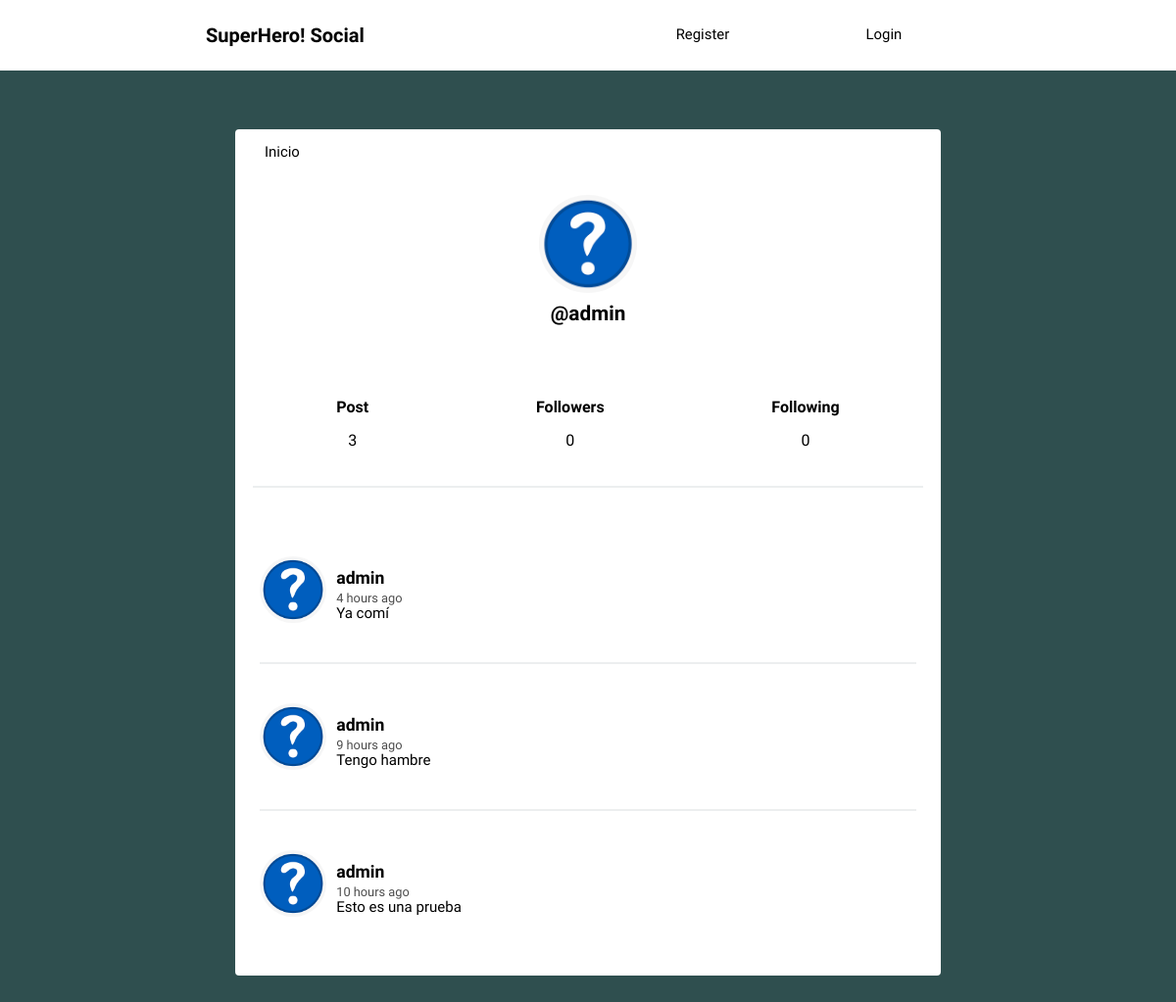
Page /profile/admin/ on the committed database.
### social/models.py (models this page shows, shortened)
class Profile(models.Model):
	user = models.OneToOneField(User, on_delete=models.CASCADE)
	image = models.ImageField(default='nadie.png')
	def following(self):
		user_ids = Relationship.objects.filter(from_user=self.user)\
								.values_list('to_user_id', flat=True)
		return User.objects.filter(id__in=user_ids)
	def followers(self):
		user_ids = Relationship.objects.filter(to_user=self.user)\
								.values_list('from_user_id', flat=True)
		return User.objects.filter(id__in=user_ids)

class Post(models.Model):
    user=models.ForeignKey(User, on_delete=models.CASCADE, related_name='posts')
    created=models.DateTimeField(default=timezone.now)
    content=models.TextField(max_length=300)
    class Meta:
        verbose_name='post'
        ordering=['-created'] #ordena por tiempo en forma decreciente

### social/views.py (the view)
# urls.py: path('profile/', views.profile, name='profile'),
def profile(request, username=None): #le paso de parametro username para modificar la URL
    current_user=request.user #el usuario que pidio la petición
    if username and username != current_user.username:
        user=User.objects.get(username=username)#le digo que busque en la base de datos el username del parametro
        posts=user.posts.all() #traigo todos los posts del user
    else:
        posts=current_user.posts.all()
        user=current_user
    return render(request, 'social/profile.html',{'user':user, 'posts':posts})

### social/templates/social/profile.html (shortened to what this page needs)
{% extends 'social/feed.html' %}
{% block content %}
<div class="profile">
	<img src="{{ user.profile.image.url }}">
	<h2>@{{ user.username }}</h2>
</div>
<div class="follow">
	<div>
		<h5>Post</h5>
		<p>{{user.posts.count}}</p>
	</div>
	<div>
		<h5>Followers</h5>
		<p>{{user.profile.followers.count}}</p>
	</div>
	<div>
		<h5>Following</h5>
		<p>{{user.profile.following.count}}</p>
	</div>
</div>
{{block.super}}
{% endblock %}

### social/templates/social/feed.html (shortened to what this page needs)
{% extends 'social/layout.html' %}
{% load humanize %}
{% block content %}
{%for i in posts%}
<article>
    <div class="container-article">
        <img src="{{i.user.profile.image.url}}">
        <div>
            <h2 class="username"><a href="{% url 'profile' i.user.username %}">{{i.user.username}}</a></h2>
            <time data-time="#">{{i.created | naturaltime }}</time>
            <div class="post">{{i.content}}</div>
        </div>
    </div>
</article>
{%endfor%}
{% endblock %}

### social/templates/social/layout.html (shortened to what this page needs)
<!DOCTYPE html>
{% load static %}
<html>
<head>
	<link rel="stylesheet" type="text/css" href="{% static 'normalize.css'%}">
	<link rel="stylesheet" type="text/css" href="{% static 'style.css' %}">
</head>
<body>
	<header class="main-head">
		<nav class="main">
			<h1 id="logo">SuperHero! Social</h1>
			<ul>
				{%if request.user.is_authenticated %}
				<li><a href="{%url 'logout' %}">Logout</a></li>
				{%else%}
				<li><a href="{% url 'register' %}">Register</a></li>
				<li><a href="{% url 'login' %}">Login</a></li>
				{%endif%}
			</ul>
		</nav>
	</header>
	<div class="main">
		<nav class="second-nav">
			<a class="feed" href="{% url 'feed' %}">Inicio</a>
		</nav>
		{% block content %}
		{% endblock content %}
	</div>
</body>
</html>

### social/static/style.css (style rules this page uses)
body { background: #2F4F4F; font-size: 62.5%; font-family: 'Varela Round', Helvetica, Arial, serif; }
h5 { font-size: 1rem; margin-bottom: 0; }
p { font-size: 1rem; }
img { object-fit: cover; }
.main-head { background: white; color: black; }
nav.main { min-height: 7vh; display: flex; width: 65%; margin: auto; align-items: center; padding: 0.5rem; }
nav.main ul { display: flex; flex: 1 1 40rem; justify-content: space-around; align-items: center; list-style: none; }
#logo { flex: 2 1 40rem; }
a { font-size: .93rem; text-decoration: none; color: black; }
.main { background: white; width: 60%; margin: 5% auto; border-radius: 4px; padding-bottom: 20px; }
.second-nav { display: flex; padding: 15px 30px; }
.second-nav .feed { flex: 1 1 30px; }
article { width: 93%; margin: auto; padding: 40px 0; border-bottom: 2px solid #ECEEEF; }
.username { margin-bottom: .2rem; }
.username a { font-size: 1.1rem; }
.container-article { display: flex; }
.container-article img { height: 68px; width: 68px; margin-right: 10px; border-radius: 50%; }
article:last-child { border-bottom: 0; }
time { font-size: .8rem; opacity: .7; }
.post { font-size: .94rem; }
.profile { display: flex; align-items: center; flex-direction: column; }
.profile img { height: 100px; width: 100px; margin-right: 10px; border-radius: 50%; margin: 20px; }
.profile h2 { margin-top: -10px; font-size: 1.3rem; }
.follow { display: flex; width: 95%; justify-content: space-around; margin: 30px auto; text-align: center; border-bottom: 2px solid #ECEEEF; padding-bottom: 20px; }

### rows in the picture
Post: user.profile.image (picture), user.username "admin", created "4 hours ago", content "Ya comí"
Post: user.profile.image (picture), user.username "admin", created "9 hours ago", content "Tengo hambre"
Post: user.profile.image (picture), user.username "admin", created "10 hours ago", content "Esto es una prueba"

### other values in the picture
{{ user.username }} "admin"
{{ user.posts.count }} "3"
{{ user.profile.followers.count }} "0"
{{ user.profile.following.count }} "0"
